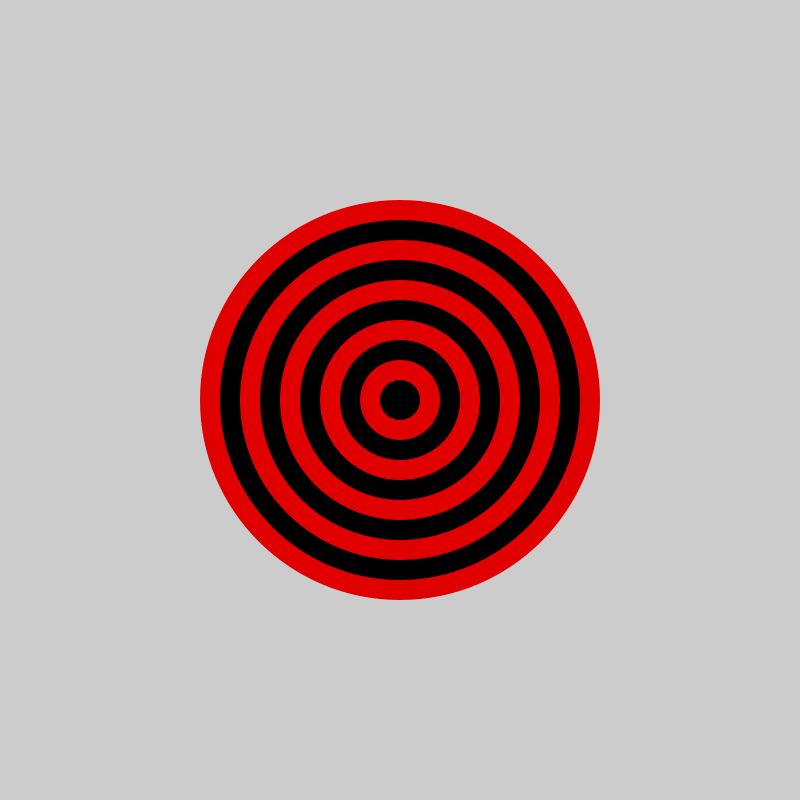
Frame 1 (no input)
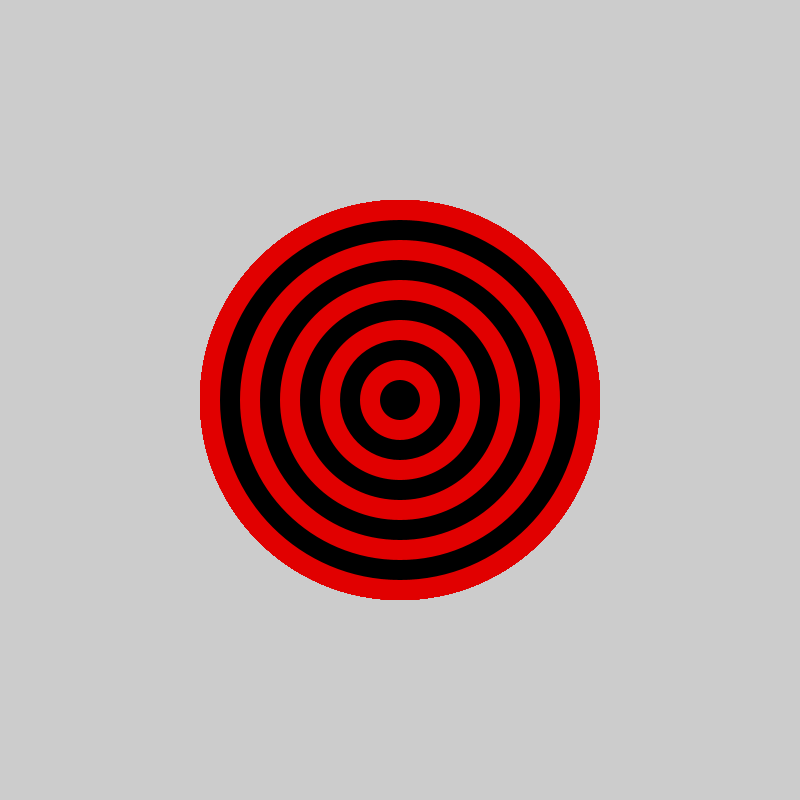
Frame 60 (the mouse pressed at the canvas centre just before this capture)
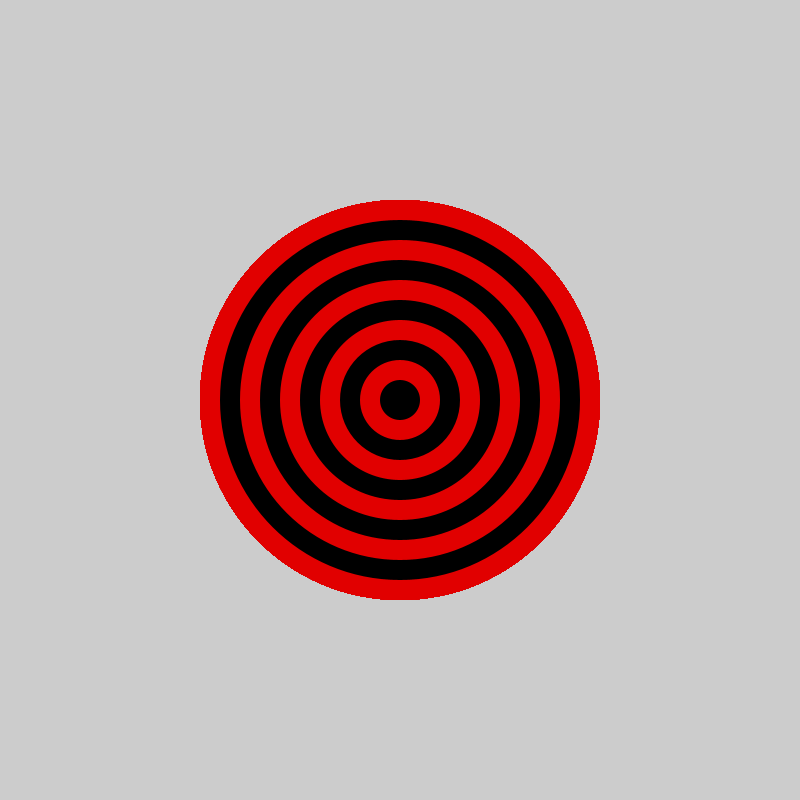
Frame 120 (the mouse held since frame 60 and released just before this capture)

The Processing sketch that drew these frames (run headless with seeded random() and noise(); from frame 60 on, the mouse is pressed at the canvas centre):

// Processing sketch: sketch_190814a
// ── sketch_190814a.pde

void setup(){
  size(800, 800);
}

void draw(){

for(int i=10; i>0; i--){
if (i  % 2 == 0){
  noStroke();
  fill(225, 0, 0);
  
  ellipse(400, 400, i*40, i*40);

}
else {
  
 
  noStroke();
  fill(0, 0, 0);
   
  ellipse(400, 400, i*40, i*40);


}
}
}
